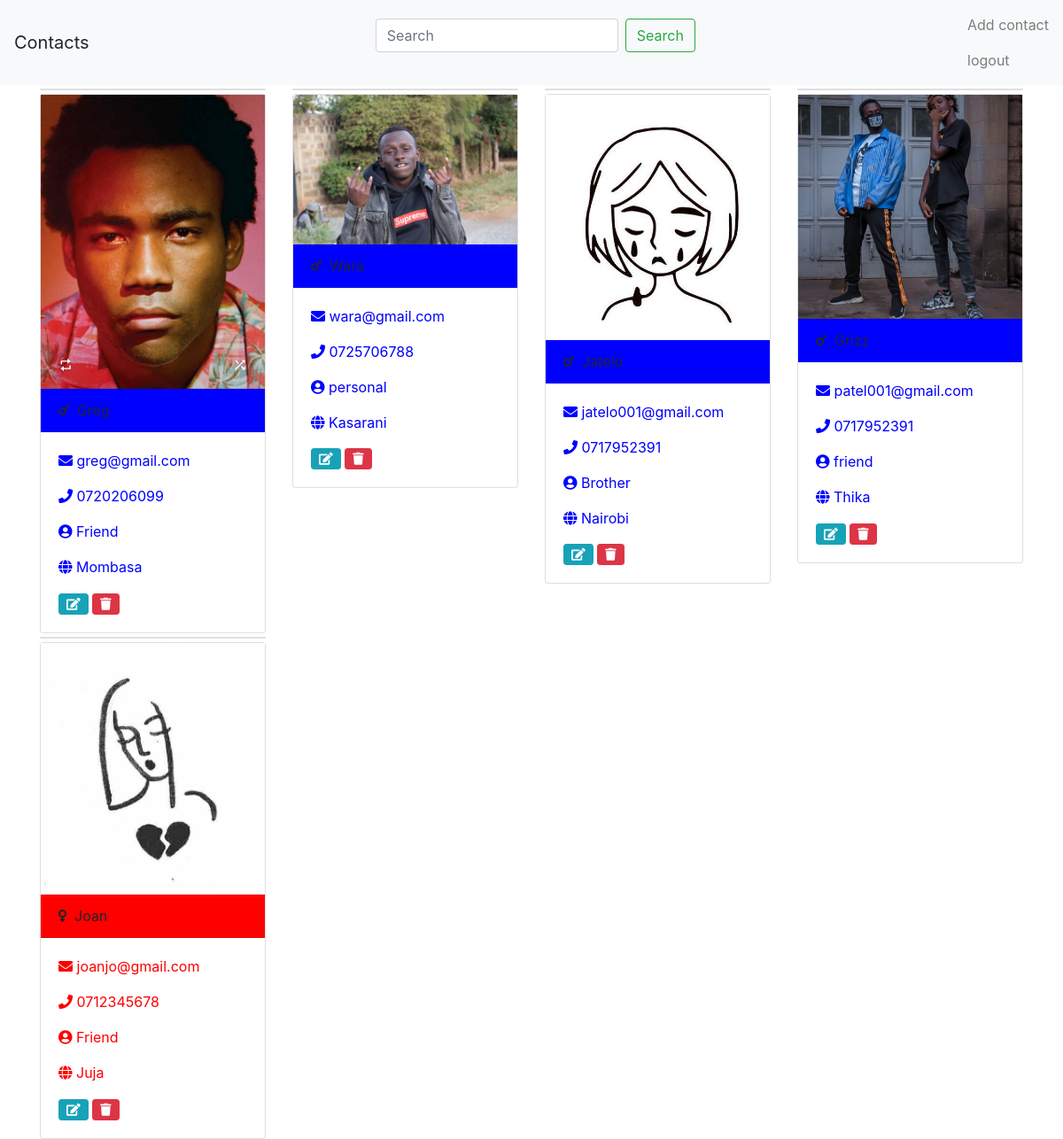
The page / on the database its author committed.
### phonebook/models.py (models this page shows, shortened)
class Contact(models.Model):
    name=models.CharField(max_length=45)
    email=models.EmailField()
    telephone=models.CharField(max_length=15)
    relation=models.CharField(max_length=45)
    residence=models.CharField(max_length=45)
    cover=models.FileField()
    is_male=models.BooleanField(default=True)
    created=models.DateTimeField(default=timezone.now)

### phonebook/views.py (the view)
# urls.py: path('',views.ContactListView.as_view(), name='contact-index'),
class ContactListView(ListView):
    model = Contact
    context_object_name = 'contacts'

### phonebook/templates/phonebook/contact_list.html (shortened to what this page needs)
{% extends 'phonebook/base.html' %}
{%block content%}
<div class="container">
    <div class="row">
        {% if contacts %}
            {% for contact in contacts %}
                <div class="col-sm-3">
                    <div class="card my-1"></div>
                    <div class="card">
                        <img src="{{contact.cover.url}}" class="img img-responsive" alt="" style="height:50px width:100px">
                        <div class="card-header" style="background-color:{%if contact.is_male%}blue;{%else%}red{%endif%}">
                            <i class="fas {%if contact.is_male%}fa-mars{%else%}fa-venus{%endif%}"></i>&nbsp; {{contact.name}}
                        </div>
                        <div class="card-body"  style="color:{%if contact.is_male%}blue;{%else%}red;{%endif%}">
                            <p><i class="fas fa-envelope"></i>&nbsp;{{contact.email}}</p>
                            <p><i class="fas fa-phone"></i>&nbsp;{{contact.telephone}}</p>
                            <p><i class="fas fa-user-circle"></i>&nbsp;{{contact.relation}}</p>
                            <p><i class="fas fa-globe"></i>&nbsp;{{contact.residence}} </p>
                            <a href="{%url 'phonebook:update-contact' contact.id %}" class="btn btn-info btn-sm"><i class="fas fa-edit"></i></a>
                            <a href="{$url 'phonebook:delete-contact' contact.id%}" class="btn btn-danger btn-sm"><i class="fas fa-trash"></i></a>
                        </div>
                    </div>
                </div>
            {% endfor %}
        {% endif %}
    </div>
</div>
{%endblock%}

### phonebook/templates/phonebook/base.html (shortened to what this page needs)
<html lang="en">
<head>
<link rel="stylesheet" href="https://stackpath.bootstrapcdn.com/bootstrap/4.3.1/css/bootstrap.min.css">
<link rel="stylesheet" href="https://use.fontawesome.com/releases/v5.8.1/css/all.css">
</head>
<body>
<nav class="navbar navbar-light bg-light">
  <a class="navbar-brand">Contacts</a>
  <form class="form-inline">
    <input class="form-control mr-sm-2" type="search" placeholder="Search" aria-label="Search">
    <button class="btn btn-outline-success my-2 my-sm-0" type="submit">Search</button>
  </form>
    <ul class="navbar-nav navbar-right">
        <li class="nav-item">
            <a href="{%url 'phonebook:add-contact'%}"class="nav-link">Add contact</a>
        </li>
        <li class="nav-item">
            <a href=""class="nav-link">logout</a>
        </li>
    </ul>
</nav>
{% block content %}{% endblock %}
</body>
</html>

### rows shown on the page
Contact: cover (picture), is_male True (drawn), email "greg@gmail.com", telephone "0720206099", relation "Friend", residence "Mombasa"
Contact: cover (picture), is_male True (drawn), email "wara@gmail.com", telephone "0725706788", relation "personal", residence "Kasarani"
Contact: cover (picture), is_male True (drawn), email "jatelo001@gmail.com", telephone "0717952391", relation "Brother", residence "Nairobi"
Contact: cover (picture), is_male True (drawn), email "patel001@gmail.com", telephone "0717952391", relation "friend", residence "Thika"
Contact: cover (picture), is_male False (drawn), name "Joan", email "joanjo@gmail.com", telephone "0712345678", relation "Friend", residence "Juja"
